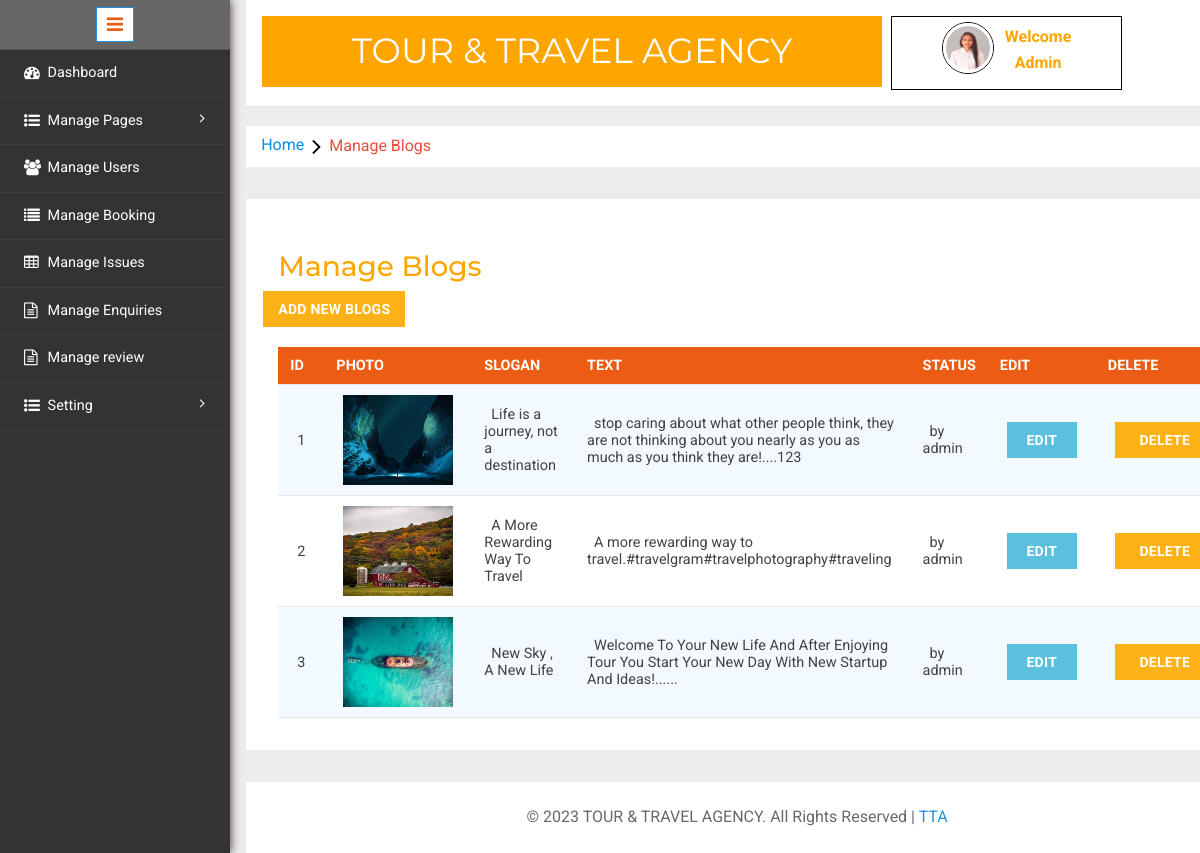
/admin/manage_blog.php (signed in), run on the app's committed database.
### tables this page shows
CREATE TABLE `admin1` (
  `id` int(11) NOT NULL,
  `UserName` varchar(100) DEFAULT NULL,
  `Password` varchar(100) DEFAULT NULL,
  `profile_photo` varchar(255) DEFAULT NULL
);

CREATE TABLE `blog` (
  `id` int(11) NOT NULL,
  `photo` varchar(255) NOT NULL,
  `slogan` varchar(255) NOT NULL,
  `texts` varchar(455) NOT NULL,
  `admindate` date NOT NULL,
  `status` char(100) DEFAULT 'by admin'
);

### admin/manage_blog.php (the view, shortened to what this page needs)
<?php
include_once("../conection.php");
mysqli_select_db($con,"tms");
$sql2="select *from blog";
$ans3=mysqli_query($con,$sql2);
include_once("includes/sidebarmenu.php");
?>
 <link href="css/style1.css" rel='stylesheet' type='text/css' />
 <link href="css/table-style.css" rel='stylesheet' type='text/css' />
<link rel="stylesheet" href="css/icon-font.min.css" type='text/css' />
<body>
<div class="page-container">
<div class="left-content">
	   <div class="mother-grid-inner">
        <?php
        include_once("includes/header.php");
        ?>
</div>
<ol class="breadcrumb">
                <li class="breadcrumb-item"><a href="dashboard.php" style="background-color:white;">Home</a><i class="fa fa-angle-right"></i>Manage Blogs</li>
            </ol>
<div class="agile-grids">
				<div class="agile-tables">
					<div class="w3l-table-info">
					  <h2 style="color:orange;">Manage Blogs</h2>
            <form action="add_blog.php">
                <div class="row">
                    <div class="col">
                        <a href="add_blog.php"> <button class="btn btn-danger">Add New Blogs</button></a>
                    </div>
                </div>
            </form>
					    <table id="table">
						<thead>
						  <tr>
						  <th  style="background-color:#ED5C14;">id</th>
							<th  style="background-color:#ED5C14;" >Photo</th>
							<th  style="background-color:#ED5C14;" >Slogan</th>
							<th style="background-color:#ED5C14;" >Text</th>
							<th style="background-color:#ED5C14;" >Status </th>
              <th style="background-color:#ED5C14">EDIT</th>
              <th style="background-color:#ED5C14">DELETE</th>
						  </tr>
              </thead>
              <?php
while($sql3=mysqli_fetch_array($ans3))
{ ?>
  <tr>
      <td><?php echo $sql3[0]; ?></td>
      <td><img src=" ../images/<?php echo $sql3[1];?>"height='90px'; width='110px'></td>
      <td><?php echo $sql3[2]; ?></td>
      <td><?php echo $sql3[3]; ?></td>
      <td><?php echo $sql3[5]; ?></td>
      <td> <a href="admin_edit_blog.php?id=<?php echo $sql3[0]; ?>"><button class="btn btn-info" style="width:70px">Edit</button></a>
      </td>
      <td> <a href="delete_blog.php?id=<?php echo $sql3[0]; ?>"><button class="btn btn-danger" style="width:100px">Delete</button></a>
      </td>
  </tr>
<?php
}
?>
    </table>
    </div>
    </div>
    <?php include('includes/footer.php');?>
    </div>
</div>
</div>
    </body>

### admin/includes/header.php (shortened to what this page needs)
<html>
<link href="css/bootstrap.min.css" rel='stylesheet' type='text/css' />
<link href="css/style1.css" rel='stylesheet' type='text/css' />
<link rel="stylesheet" href="css/morris.css" type="text/css"/>
<link href="css/font-awesome.css" rel="stylesheet">
<link rel="stylesheet" type="text/css" href="css/table-style.css" />
<link rel="stylesheet" type="text/css" href="css/basictable.css" />
    <body>
<div class="header-main">
					<div class="logo-w3-agile" style="background-color:orange;">
								<h1><a href="dashboard.php" style="background-color:orange;">TOUR & TRAVEL AGENCY</a></h1>
							</div>
						<div class="profile_details w3l" style="background-color:white; border:1px solid black;">
								<ul>
									<li class="dropdown profile_details_drop" >
										<a href="#" class="dropdown-toggle" data-toggle="dropdown" aria-expanded="false" style="background-color:white;">
										<?php
										$sql="select * from admin1";
										$r=mysqli_query($con,$sql);
										while($a=mysqli_fetch_array($r))
									{
										?>
										<div class="profile_img">
												<span class="prfil-img" style="border:1px solid black; border-radius:50%;"><img src="../images/<?php echo $a[3];?>" alt=""> </span>
												<div class="user-name">
													<p style="color:orange;" >Welcome</p>
													<p style="color:orange;"><?php echo $a[1];?></p>
												</div>
												<?php
									}
									?>
									</li>
								</ul>
							</div>
				</div>
</body>
   </html>

### admin/css/table-style.css (style rules this page uses)
table { background: white; border-collapse: collapse; margin: 1.25em 0 0; width: 100%; }
table tr, table th, table td { border: none; border-bottom: 1px solid #e8e8e8; font-size: .95em; }
table th, table td { padding: 10px 12px; text-align: left; }
table th { background: orange; color: #fff; text-transform: uppercase; }
table tr td { background: #f3faff; color: #424242; }
table tr:nth-of-type(2n+2) td { background: #ffffff; }
table { width: 100%; }

### admin/manage_blog.php (style rules this page uses)
.dropdown { position: relative; display: inline-block; }

### data on the page
admin1: profile_photo (picture), UserName "Admin"
blog: id "1", photo (picture), slogan "Life is a journey, not a destination", texts "stop caring about what other people think, they are not thinking about you nearly as you as much as you think they are!....123", status "by admin"
blog: id "2", photo (picture), slogan "A More Rewarding Way To Travel", texts "A more rewarding way to travel.#travelgram#travelphotography#traveling", status "by admin"
blog: id "3", photo (picture), slogan "New Sky , A New Life", texts "Welcome To Your New Life And After Enjoying Tour You Start Your New Day With New Startup And Ideas!......", status "by admin"
